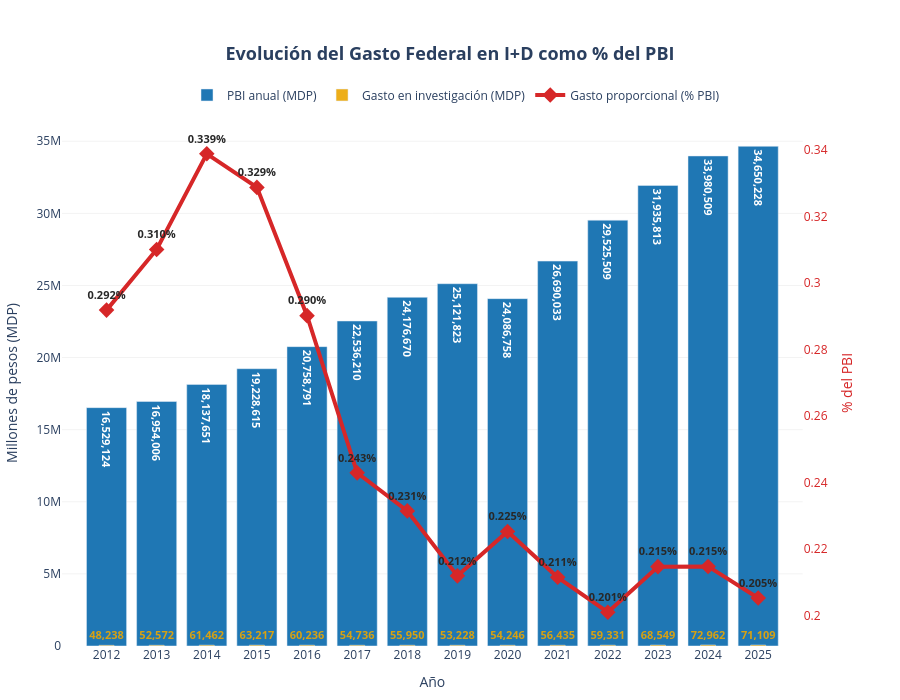

Here is the notebook cell this chart was saved with:
### Code cell
from plotly.subplots import make_subplots
import plotly.graph_objects as go
import pandas as pd

# Limpieza de datos
df_951['Gasto en investigacion'] = pd.to_numeric(
    df_951['Gasto en investigacion'].astype(str).str.replace(',', '', regex=False)
)
df_951['PBI anual'] = pd.to_numeric(
    df_951['PBI anual'].astype(str).str.replace(',', '', regex=False)
)
df_951['Gasto proporcional'] = pd.to_numeric(df_951['Gasto proporcional'])
periodos = df_951['Periodo'].astype(str)

fig = make_subplots(specs=[[{"secondary_y": True}]])

# Barra ANCHA (Fondo - PBI anual)
fig.add_trace(
    go.Bar(
        x=periodos,
        y=df_951['PBI anual'],
        name='PBI anual (MDP)',
        marker_color='#1f77b4',
        text=[f"{v:,.0f}" for v in df_951['PBI anual']],
        textposition='inside',
        insidetextanchor='end',
        textfont=dict(size=11, color='white', weight='bold'),
        offsetgroup=1
    ),
    secondary_y=False
)

# Barra DELGADA (Frente - Gasto en investigación)
fig.add_trace(
    go.Bar(
        x=periodos,
        y=df_951['Gasto en investigacion'],
        name='Gasto en investigación (MDP)',
        marker_color='#eca601',
        opacity=0.9,
        width=0.3,
        text=[f"{v:,.0f}" for v in df_951['Gasto en investigacion']],
        textposition='outside',
        cliponaxis=False,
        textfont=dict(size=11, color='#eca601', weight='bold'),
        offsetgroup=1
    ),
    secondary_y=False
)

# Línea - Gasto proporcional (eje secundario)
fig.add_trace(
    go.Scatter(
        x=periodos,
        y=df_951['Gasto proporcional'],
        name='Gasto proporcional (% PBI)',
        mode='lines+markers+text',
        marker=dict(symbol='diamond', size=12, color='#d62728'),
        line=dict(color='#d62728', width=4),
        text=[f"{v:.3f}%" for v in df_951['Gasto proporcional']],
        textposition='top center',
        cliponaxis=False,
        textfont=dict(color='#282828', size=11, weight='bold')
    ),
    secondary_y=True
)

fig.update_layout(
    title=dict(
        text='<b>Evolución del Gasto Federal en I+D como % del PBI</b>',
        x=0.5,
        font=dict(size=18)
    ),
    xaxis=dict(title='Año', tickmode='linear'),
    yaxis=dict(title='Millones de pesos (MDP)', showgrid=True, gridcolor='rgba(0,0,0,0.05)'),
    yaxis2=dict(title='% del PBI', color='#d62728', overlaying='y', side='right'),
    barmode='overlay',
    plot_bgcolor='white',
    margin=dict(t=120, b=50, l=50, r=50),
    legend=dict(orientation="h", yanchor="bottom", y=1.02, xanchor="center", x=0.5),
    uniformtext=dict(minsize=10, mode='show'),
    height=700
)

fig.show()

### Figure 1 — Plotly figure (JSON) as saved in the notebook; plotly's stock layout.template omitted (floating-point values rounded to 4 significant figures)
{"data": [{"insidetextanchor": "end", "marker": {"color": "#1f77b4"}, "name": "PBI anual (MDP)", "offsetgroup": "1", "text": ["16,529,124", "16,954,006", "18,137,651", "19,228,615", "20,758,791", "22,536,210", "24,176,670", "25,121,823", "24,086,758", "26,690,033", "29,525,509", "31,935,813", "33,980,509", "34,650,228"], "textfont": {"color": "white", "size": 11, "weight": "bold"}, "textposition": "inside", "type": "bar", "x": ["2012", "2013", "2014", "2015", "2016", "2017", "2018", "2019", "2020", "2021", "2022", "2023", "2024", "2025"], "xaxis": "x", "y": [16530000.0, 16950000.0, 18140000.0, 19230000.0, 20760000.0, 22540000.0, 24180000.0, 25120000.0, 24090000.0, 26690000.0, 29530000.0, 31940000.0, 33980000.0, 34650000.0], "yaxis": "y"}, {"cliponaxis": false, "marker": {"color": "#eca601"}, "name": "Gasto en investigación (MDP)", "offsetgroup": "1", "opacity": 0.9, "text": ["48,238", "52,572", "61,462", "63,217", "60,236", "54,736", "55,950", "53,228", "54,246", "56,435", "59,331", "68,549", "72,962", "71,109"], "textfont": {"color": "#eca601", "size": 11, "weight": "bold"}, "textposition": "outside", "type": "bar", "width": 0.3, "x": ["2012", "2013", "2014", "2015", "2016", "2017", "2018", "2019", "2020", "2021", "2022", "2023", "2024", "2025"], "xaxis": "x", "y": [48240.0, 52570.0, 61460.0, 63220.0, 60240.0, 54740.0, 55950.0, 53230.0, 54250.0, 56430.0, 59330.0, 68550.0, 72960.0, 71110.0], "yaxis": "y"}, {"cliponaxis": false, "line": {"color": "#d62728", "width": 4}, "marker": {"color": "#d62728", "size": 12, "symbol": "diamond"}, "mode": "lines+markers+text", "name": "Gasto proporcional (% PBI)", "text": ["0.292%", "0.310%", "0.339%", "0.329%", "0.290%", "0.243%", "0.231%", "0.212%", "0.225%", "0.211%", "0.201%", "0.215%", "0.215%", "0.205%"], "textfont": {"color": "#282828", "size": 11, "weight": "bold"}, "textposition": "top center", "type": "scatter", "x": ["2012", "2013", "2014", "2015", "2016", "2017", "2018", "2019", "2020", "2021", "2022", "2023", "2024", "2025"], "xaxis": "x", "y": [0.2918, 0.3101, 0.3389, 0.3288, 0.2902, 0.2429, 0.2314, 0.2119, 0.2252, 0.2114, 0.2009, 0.2146, 0.2147, 0.2052], "yaxis": "y2"}], "layout": {"barmode": "overlay", "height": 700, "legend": {"orientation": "h", "x": 0.5, "xanchor": "center", "y": 1.02, "yanchor": "bottom"}, "margin": {"b": 50, "l": 50, "r": 50, "t": 120}, "plot_bgcolor": "white", "title": {"font": {"size": 18}, "text": "<b>Evolución del Gasto Federal en I+D como % del PBI</b>", "x": 0.5}, "uniformtext": {"minsize": 10, "mode": "show"}, "xaxis": {"anchor": "y", "domain": [0, 0.94], "tickmode": "linear", "title": {"text": "Año"}}, "yaxis": {"anchor": "x", "domain": [0, 1], "gridcolor": "rgba(0,0,0,0.05)", "showgrid": true, "title": {"text": "Millones de pesos (MDP)"}}, "yaxis2": {"anchor": "x", "color": "#d62728", "overlaying": "y", "side": "right", "title": {"text": "% del PBI"}}}}
